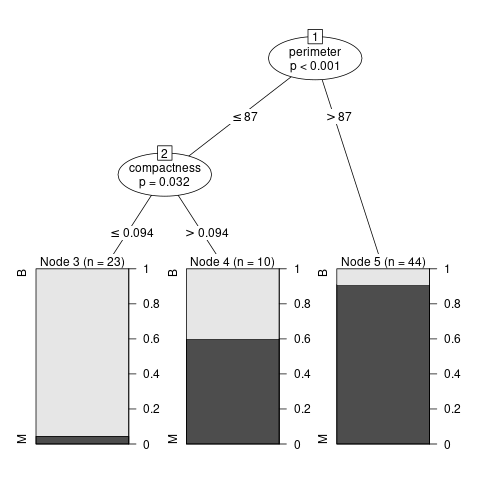

Write the R code that produced this figure.
library(datasets)
library(caTools)
library(party)
library(dplyr)
library(magrittr)

setwd("dataset")
prc <- read.csv("Prostate_Cancer.csv", stringsAsFactors = FALSE)
prc <- prc[-1]

prc$diagnosis_result <- factor(prc$diagnosis_result)

sample_data <- sample.split(prc, SplitRatio = 0.8)
train_data <- subset(prc, sample_data == TRUE)
test_data <- subset(prc, sample_data == FALSE)
png(file = "decision_tree.png")

model<-ctree(diagnosis_result ~ radius + texture + perimeter + area + smoothness + compactness + symmetry + fractal_dimension,  data = train_data)


# Plot the tree.
plot(model)

# Save the file.
dev.off()

predict_model<-predict(model, test_data)

m_at <- table(test_data$diagnosis, predict_model)
m_at
ac_test <- sum(diag(m_at)) / sum(m_at)
ac_test